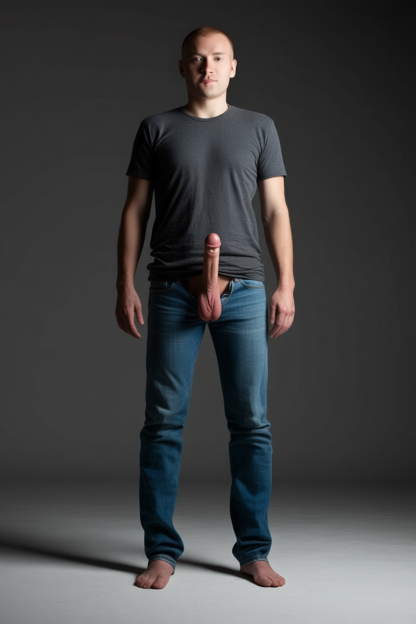
#> input picture specs/image-generator-tests/anatomy-edit-matrix/runs/20260912-02-full/cfg-remix-noLora-add.png, 832 x 1248 px, given in place of S_to_N.png, which was not available (shown at 1/2 size)
$ python make-sheet.py
#> lines starting #> are read from the running program, lines starting #| are printed output that depends on the picture; pictures that were not available may be replaced by others from this repository, and a replacement may not be noted
"""Build the room-POV proof contact sheet: ground truth vs what each arm produced."""
import os, sys, glob
import numpy as np
from PIL import Image, ImageDraw, ImageFont

GT = r"D:\src\DreamGenClone\artifacts\tmp\room-proof\gt"
RUNS = r"D:\src\DreamGenClone\artifacts\tmp\room-proof\runs"
TH = 340


def load(p):
    return np.asarray(Image.open(p).convert("RGB"))
#> returned value is the input picture: shape (1248, 832, 3); mean R, G, B 65.5, 65.7, 66.9


def thumb(im):
    s = TH / im.shape[0]
#> s = 0.272
    return np.asarray(Image.fromarray(im).resize((max(1, int(im.shape[1] * s)), TH), Image.LANCZOS))
#> returned value: shape (340, 226, 3)


def label(im, text, colour=(0, 0, 0)):
#> called with colour = (45, 45, 50)
    im = Image.fromarray(np.ascontiguousarray(im.astype(np.uint8)))
    d = ImageDraw.Draw(im)
    try:
        f = ImageFont.truetype("arial.ttf", 17)
    except Exception:
        f = ImageFont.load_default()
    lines = text.split("\n")
    w = max(d.textbbox((0, 0), ln, font=f)[2] for ln in lines) + 14
#> w = 175
    h = sum(d.textbbox((0, 0), ln, font=f)[3] + 5 for ln in lines) + 10
#> h = 56
    d.rectangle([0, 0, w, h], fill=colour)
    y = 5
    for ln in lines:
        d.text((7, y), ln, fill=(255, 255, 255), font=f)
        y += d.textbbox((0, 0), ln, font=f)[3] + 5
#> this loop made 2 passes
#> y on passes 1 to 2: 30, 51
#> after the loop, y = 51
    return np.asarray(im)
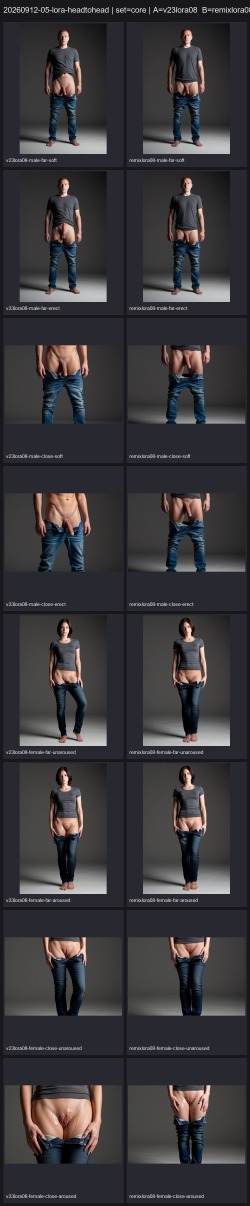
#> input picture specs/image-generator-tests/anatomy-edit-matrix/runs/20260912-05-lora-headtohead/contact-sheet-core.png, 750 x 3618 px, given in place of N_to_S-depth.png, which was not available (shown at 1/3 size)
#> in load, returned value is the input picture: shape (3618, 750, 3); mean R, G, B 58.3, 56.3, 59.4
#> the loop in label (call 2), `for ln in lines:` made 2 passes
#> y on passes 1 to 2: 30, 55
#> in label (call 6), `w = max(d.textbbox((0, 0), ln, font=f)[2] for ln in lines) + 14`: w = 361
#> in label (call 6), `h = sum(d.textbbox((0, 0), ln, font=f)[3] + 5 for ln in lines) + 10`: h = 83
#> the loop in label (call 6), `for ln in lines:` made 3 passes
#> y on passes 1 to 3: 30, 55, 78
#> after the loop in label (call 6), `for ln in lines:`: y = 78
#> in label (call 6), `return np.asarray(im)`:
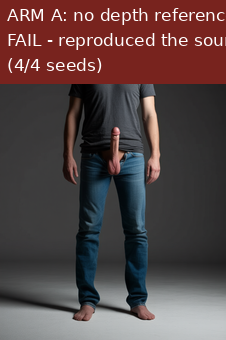
#> returned value: shape (340, 226, 3); mean of channels 0, 1, 2 86.1, 67.7, 67.7; drawn as R, G, B
#> in label (call 7), `w = max(d.textbbox((0, 0), ln, font=f)[2] for ln in lines) + 14`: w = 353
#> in label (call 7), `h = sum(d.textbbox((0, 0), ln, font=f)[3] + 5 for ln in lines) + 10`: h = 60
#> the loop in label (call 7), `for ln in lines:` made 2 passes
#> after the loop in label (call 7), `for ln in lines:`: y = 55
#> in label (call 7), `return np.asarray(im)`:
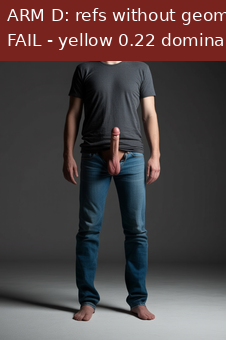
#> returned value: shape (340, 226, 3); mean of channels 0, 1, 2 81, 68, 68.5; drawn as R, G, B
#> in label (call 8), `w = max(d.textbbox((0, 0), ln, font=f)[2] for ln in lines) + 14`: w = 169
#> the loop in label (call 8), `for ln in lines:` made 2 passes
#> after the loop in label (call 8), `for ln in lines:`: y = 55
#> in label (call 8), `return np.asarray(im)`:
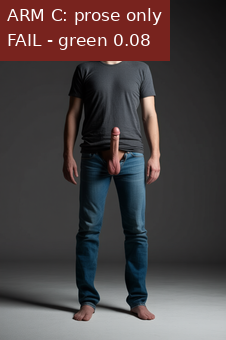
#> returned value: shape (340, 226, 3); mean of channels 0, 1, 2 76.1, 66.4, 67.1; drawn as R, G, B


def hstack(imgs, gap=8):
#> called with gap = 8
    h = max(i.shape[0] for i in imgs)
#> h = 340
    w = sum(i.shape[1] for i in imgs) + gap * (len(imgs) - 1)
#> w = 616
    out = np.full((h, w, 3), 25, np.uint8)
#> out: shape (340, 616, 3); every value is 25
    x = 0
    for i in imgs:
        out[0:i.shape[0], x:x + i.shape[1]] = i
        x += i.shape[1] + gap
#> this loop made 4 passes
#> x on passes 1 to 4: 234, 312, 390, 624
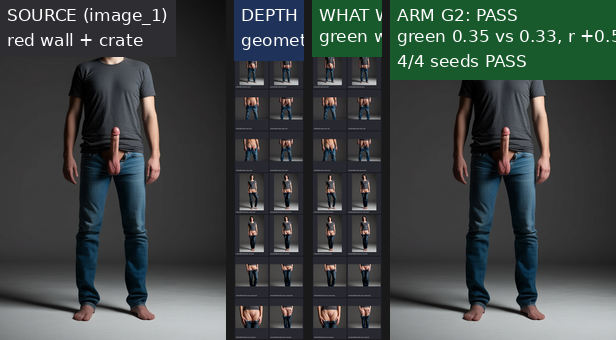
#> out: shape (340, 616, 3); mean of channels 0, 1, 2 62.3, 69.1, 67.2; drawn as R, G, B
#> after the loop, x = 624
#> call 2 of hstack, with gap = 8
#> in hstack (call 2), `w = sum(i.shape[1] for i in imgs) + gap * (len(imgs) - 1)`: w = 928
#> in hstack (call 2), `out = np.full((h, w, 3), 25, np.uint8)`: out: shape (340, 928, 3); every value is 25
#> the loop in hstack (call 2), `for i in imgs:` made 4 passes
#> x on passes 1 to 4: 234, 468, 702, 936
#> after the loop in hstack (call 2), `for i in imgs:`:
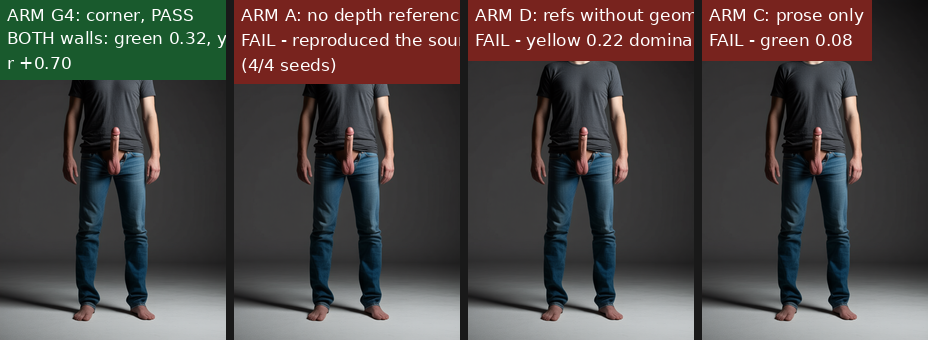
#> out: shape (340, 928, 3); mean of channels 0, 1, 2 75.5, 69.1, 67.4; drawn as R, G, B
#> after the loop in hstack (call 2), `for i in imgs:`: x = 936
    return out


def vstack(imgs, gap=8):
#> called with gap = 8
    w = max(i.shape[1] for i in imgs)
#> w = 928
    h = sum(i.shape[0] for i in imgs) + gap * (len(imgs) - 1)
#> h = 688
    out = np.full((h, w, 3), 25, np.uint8)
#> out: shape (688, 928, 3); every value is 25
    y = 0
    for i in imgs:
        out[y:y + i.shape[0], 0:i.shape[1]] = i
        y += i.shape[0] + gap
#> this loop made 2 passes
#> y on passes 1 to 2: 348, 696
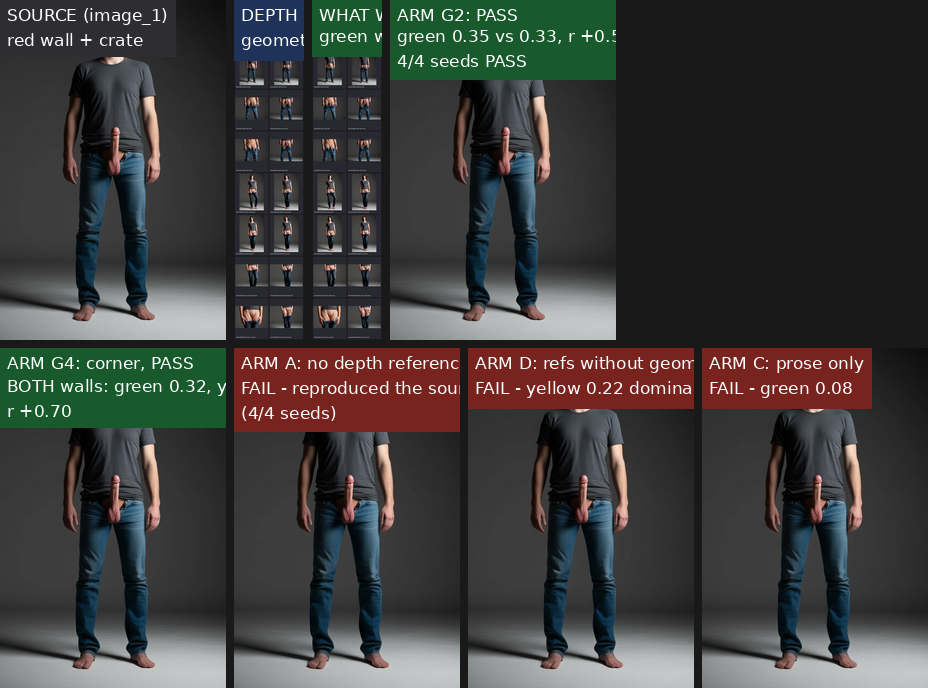
#> out: shape (688, 928, 3); mean of channels 0, 1, 2 62.2, 61.3, 59.8; drawn as R, G, B
#> after the loop, y = 696
    return out


def first(arm):
    hits = sorted(glob.glob(os.path.join(RUNS, arm, "*.png")))
    return load(hits[0]) if hits else None


GREEN, RED, GREY = (25, 90, 45), (120, 35, 30), (45, 45, 50)

row1 = [label(thumb(load(os.path.join(GT, "S_to_N.png"))), "SOURCE (image_1)\nred wall + crate", GREY),
        label(thumb(load(os.path.join(GT, "N_to_S-depth.png"))), "DEPTH MAP (image_2)\ngeometry of the view asked for", (30, 50, 90)),
        label(thumb(load(os.path.join(GT, "N_to_S.png"))), "WHAT WAS ASKED FOR\ngreen wall + picture", GREEN),
        label(thumb(first("G2_depth_as_ref_second")), "ARM G2: PASS\ngreen 0.35 vs 0.33, r +0.57\n4/4 seeds PASS", GREEN)]

row2 = [label(thumb(first("G4_corner")), "ARM G4: corner, PASS\nBOTH walls: green 0.32, yellow 0.31\nr +0.70", GREEN),
        label(thumb(first("A")), "ARM A: no depth reference\nFAIL - reproduced the source, green 0.00\n(4/4 seeds)", RED),
        label(thumb(first("D")), "ARM D: refs without geometry\nFAIL - yellow 0.22 dominant, green 0.18", RED),
        label(thumb(first("C")), "ARM C: prose only\nFAIL - green 0.08", RED)]

sheet = vstack([hstack(row1), hstack(row2)])
out = os.path.join(RUNS, "proof-sheet.png")
Image.fromarray(sheet).save(out)
print("wrote", out)
